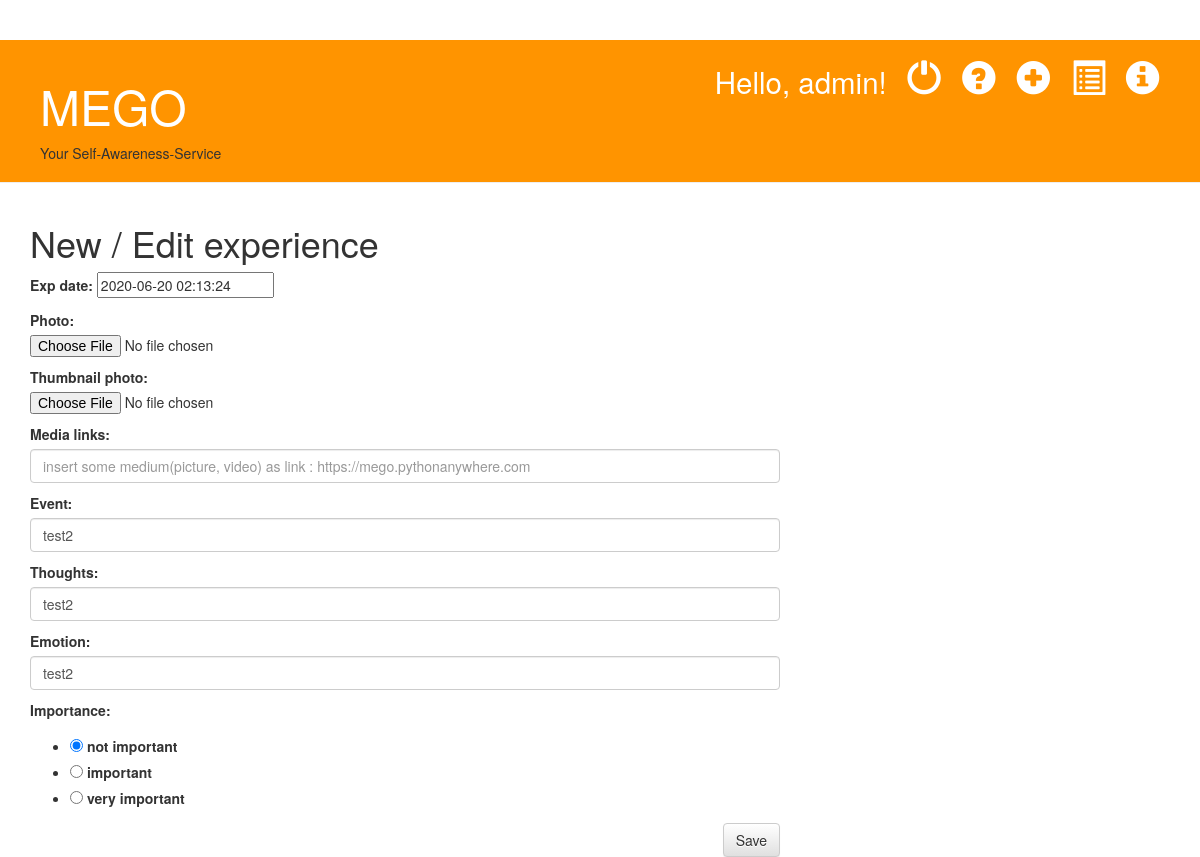
/MEgo/2/edit/ (signed in), run on an earlier commit of the app's database.
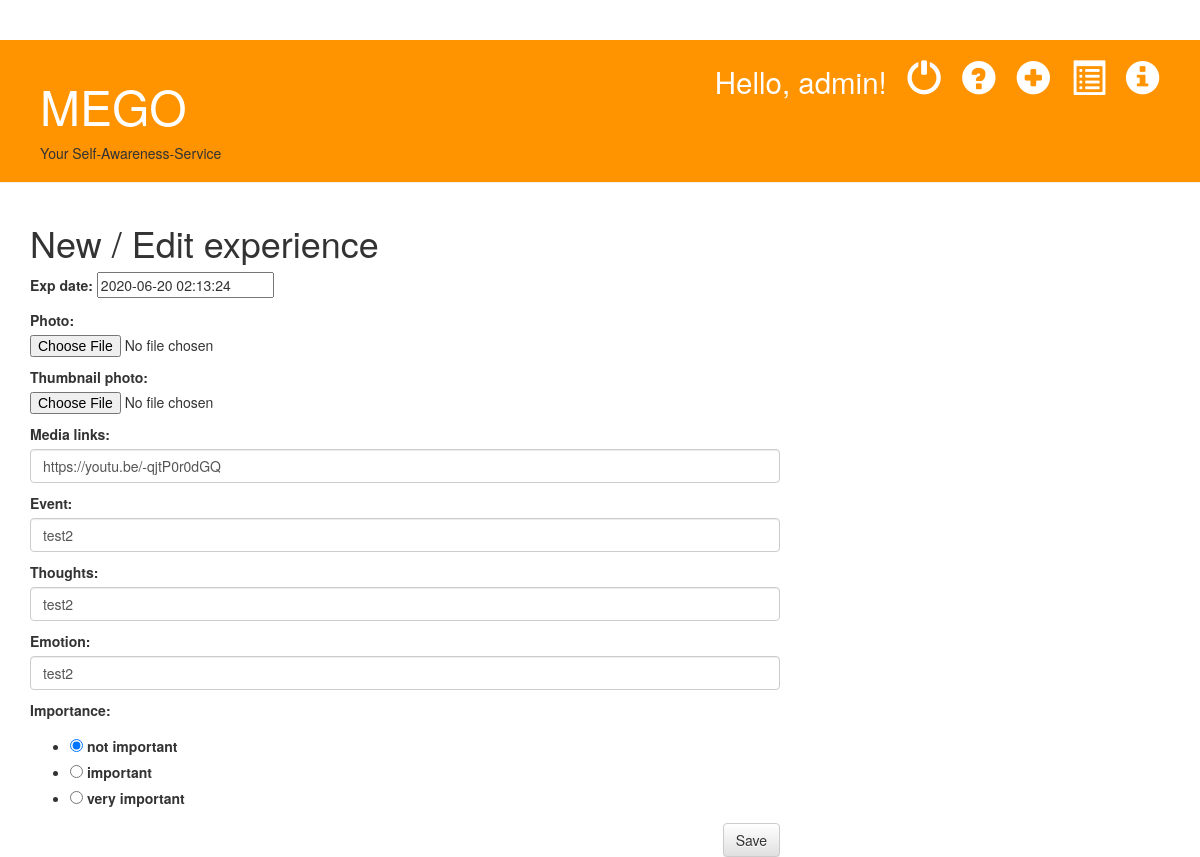
And on a later commit of the database.
### MEgo/models.py (models this page shows, shortened)
class Experience(models.Model):
    author = models.ForeignKey(settings.AUTH_USER_MODEL, on_delete=models.CASCADE, default='admin')
    input_date = models.DateTimeField(
            default=timezone.now)
    exp_date = models.DateTimeField(
            default=timezone.now)
    walks = models.IntegerField(blank=True, null=True)
    sleep = models.FloatField(blank=True, null=True)
    deep_sleep = models.FloatField(blank=True, null=True)
    heartbeat = models.IntegerField(blank=True, null=True)
    calorie = models.IntegerField(blank=True, null=True)
    distance = models.FloatField(blank=True, null=True)
    event = models.TextField()
    thoughts = models.TextField(blank=True, null=True)
    emotion = models.TextField()
    importance = models.IntegerField()
    future = models.IntegerField(default=0)
    related_people = models.CharField(max_length=200, blank=True, null=True)
    related_place = models.CharField(max_length=200, blank=True, null=True)
    photo = models.ImageField(blank=True,upload_to=user_path)  # path based on the function and settings
    thumbnail_photo = models.ImageField(blank=True, upload_to=user_path) # it is not required field
    media_links = models.TextField(blank=True, null=True)

### MEgo/views.py (the view)
# urls.py: path('MEgo/<int:pk>/edit/', views.experience_edit, name='experience_edit'),
@login_required
def experience_edit(request, pk):
    exp = get_object_or_404(Experience, pk=pk)
    if request.method == "POST":
        form = ExpForm(request.POST, request.FILES, instance=exp)
        if form.is_valid():
            exp = form.save(commit=False)
            exp.author = request.user
            exp.save()
            return redirect('experience_detail', pk=exp.pk)
    else:
        form = ExpForm(instance=exp)
    return render(request, 'MEgo/experience_edit.html', {'form': form})

### MEgo/forms.py
class ExpForm(forms.ModelForm):
    class Meta:
        IMPORTANCE_CHOICES = [('1','not important'), ('2','important'), ('3', 'very important')]
        model = Experience
        fields = ['exp_date', 'photo', 'thumbnail_photo', 'media_links', 'event', 'thoughts','emotion','importance']
        widgets = {
            'media_links' : forms.TextInput(attrs={'class': 'form-control', 'placeholder':'insert some medium(picture, video) as link : https://mego.pythonanywhere.com'}),
            'event' : forms.TextInput(attrs={'class':'form-control','placeholder':'what happened to you'}),
            'thoughts' : forms.TextInput(attrs={'class':'form-control','placeholder':'what did you think'}),
            'emotion' : forms.TextInput(attrs={'class':'form-control','placeholder':'how did you feel'}),
            'importance' : forms.RadioSelect(attrs=None, choices=IMPORTANCE_CHOICES),
        }

### MEgo/templates/MEgo/experience_edit.html
{% extends 'MEgo/base.html' %}
{% block content %}
    <h1>New / Edit experience</h1>
    <form method="POST" class="exp-form" enctype="multipart/form-data">{% csrf_token %}
        {{ form.as_p }}
        <button type="submit" class="save btn btn-default">Save</button>
    </form>
{% endblock %}

What changed in the data, as far as the page shows it:
changed Experience "test2": media_links (not shown) → "https://youtu.be/-qjtP0r0dGQ"
